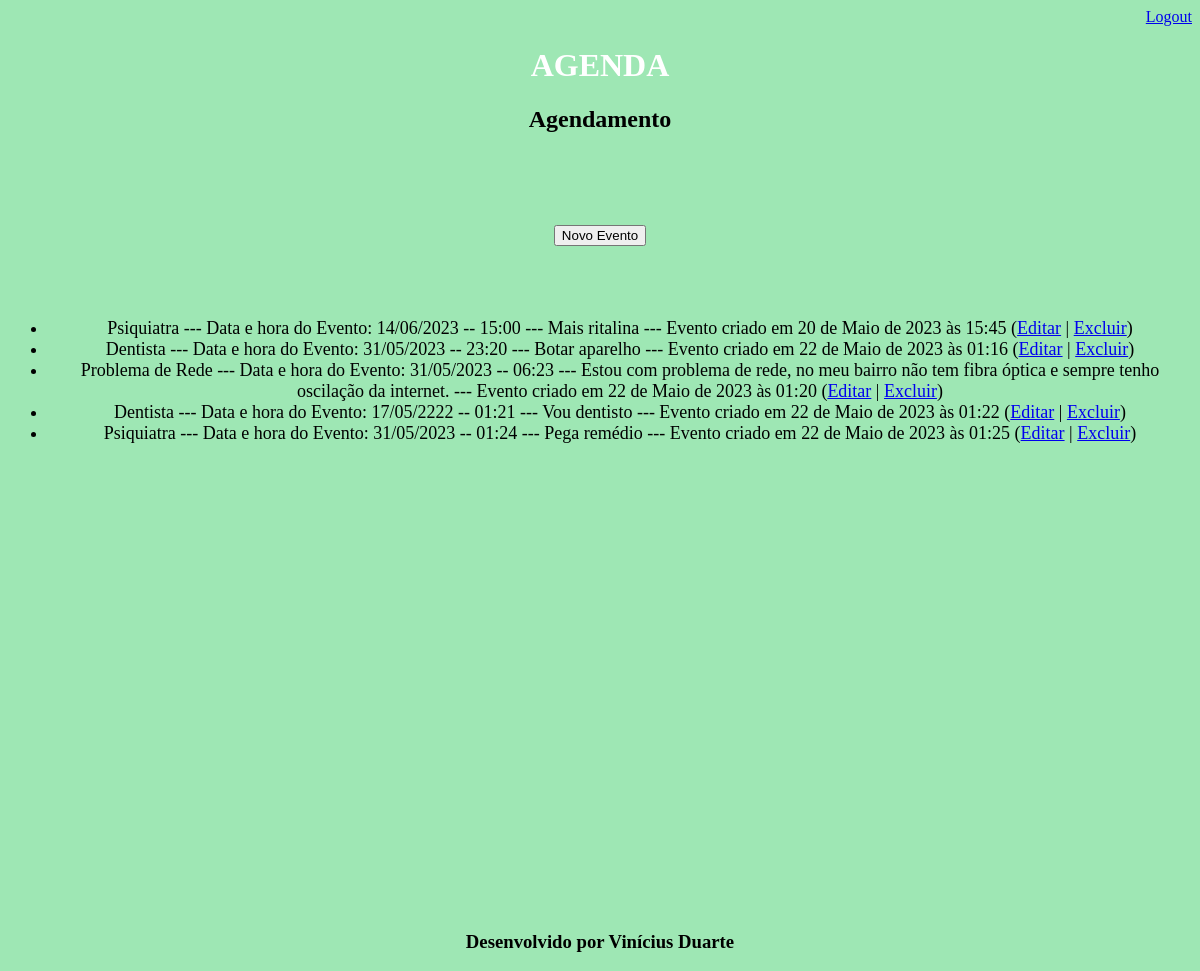
/home/ (signed in), run on an earlier commit of the app's database.
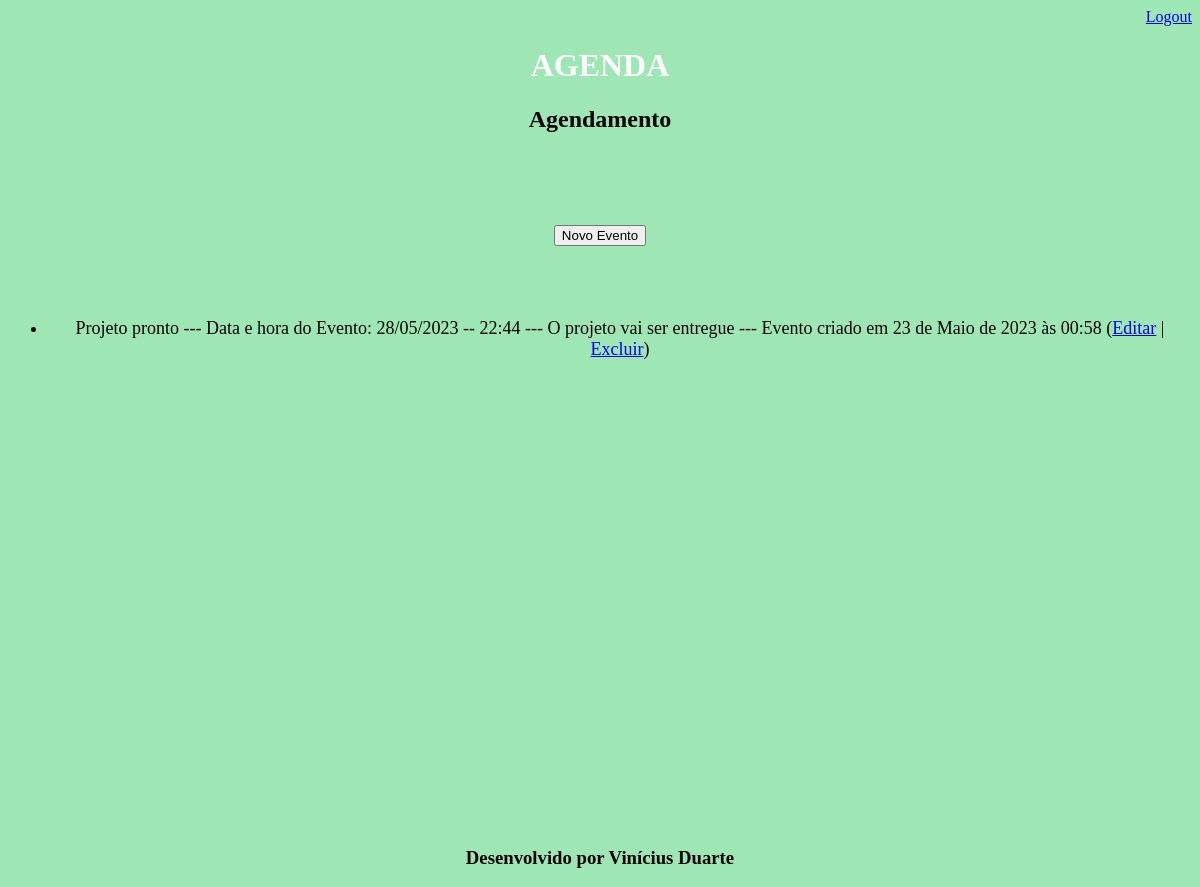
And on a later commit of the database.
### app_wpp/models.py (models this page shows, shortened)
class evento(models.Model):
    titulo = models.CharField(max_length=100)
    descricao = models.TextField(blank=True, null=True)
    data_evento = models.DateTimeField(verbose_name='Data do Evento')
    data_criacao = models.DateTimeField(auto_now=True)
    usuario = models.ForeignKey(User, on_delete=models.CASCADE)
    class Meta:
        db_table = 'evento'
    def get_data_evento(self):
        return self.data_evento.strftime('%d/%m/%Y -- %H:%M')
    def get_evento_atrasado(self):
        if self.data_evento < datetime.now():
            return True
        else:
            return False

### app_wpp/views.py (the view)
# urls.py: path('home/', views.lista_eventos),
@login_required(login_url='/login/')
def lista_eventos(request):
    usuario = request.user
    data_atual = datetime.now() - timedelta(hours=1)
    Evento = evento.objects.filter(usuario=usuario,
                                data_evento__gt=data_atual) #lt passado gt atual em diante
    dados = {'eventos':Evento}
    return render(request, 'home.html', dados)

### app_wpp/templates/home.html
{% extends "model-page.html"%}
{%block content%}
<body style='background-color: rgb(158, 231, 180);'align="center">
    <h2>Agendamento</h2>
<br><br><br><br>
    <a href="evento/">
    <button type="button">Novo Evento</button>
    </a>
    <br><br><br><br>
    <ul style="font-size: 18px">
        {% for evento in eventos%}
            <li>
                <div style={% if evento.get_evento_atrasado %} "color: red"; {%endif%}>
                {{evento.titulo}} --- Data e hora do Evento: {{evento.get_data_evento}} --- {{evento.descricao}} --- Evento criado em {{evento.data_criacao}}
                (<a href='evento/?id={{evento.id}}'>Editar</a>
                | <a href='evento/delete/{{evento.id}}/'>Excluir</a>)
                </div>
            </li>
        {%endfor%}
    </ul><br><br><br><br><br><br><br><br><br><br><br><br><br><br><br><br><br><br><br><br><br><br><br><br><br>
</body>
{%endblock%}

### app_wpp/templates/model-page.html
<!DOCTYPE html>
<html lang="en">
<head>
   {%include "model-header.html"%}
</head>
<body>
    {%block content%} {%endblock%}
    {%include "model-footer.html"%}
</body>
</html>

### app_wpp/templates/model-header.html (shortened to what this page needs)
    <div align="right">
    <a href="/logout">Logout</a>
    </div>
<h1 style="color: white;">AGENDA</h1>

### app_wpp/templates/model-footer.html
<h3>Desenvolvido por Vinícius Duarte</h3>

What changed in the data, as far as the page shows it:
removed evento: titulo "Psiquiatra", get_data_evento "14/06/2023 -- 15:00", descricao "Mais ritalina", data_criacao "20 de Maio de 2023 às 15:45"
removed evento: titulo "Dentista", get_data_evento "31/05/2023 -- 23:20", descricao "Botar aparelho", data_criacao "22 de Maio de 2023 às 01:16"
removed evento: titulo "Problema de Rede", get_data_evento "31/05/2023 -- 06:23", descricao "Estou com problema de rede, no meu bairro não tem fibra óptica e sempre tenho oscilação da internet.", data_criacao "22 de Maio de 2023 às 01:20"
removed evento: titulo "Dentista", get_data_evento "17/05/2222 -- 01:21", descricao "Vou dentisto", data_criacao "22 de Maio de 2023 às 01:22"
removed evento: titulo "Psiquiatra", get_data_evento "31/05/2023 -- 01:24", descricao "Pega remédio", data_criacao "22 de Maio de 2023 às 01:25"
added evento: titulo "Projeto pronto", get_data_evento "28/05/2023 -- 22:44", descricao "O projeto vai ser entregue", data_criacao "23 de Maio de 2023 às 00:58"
